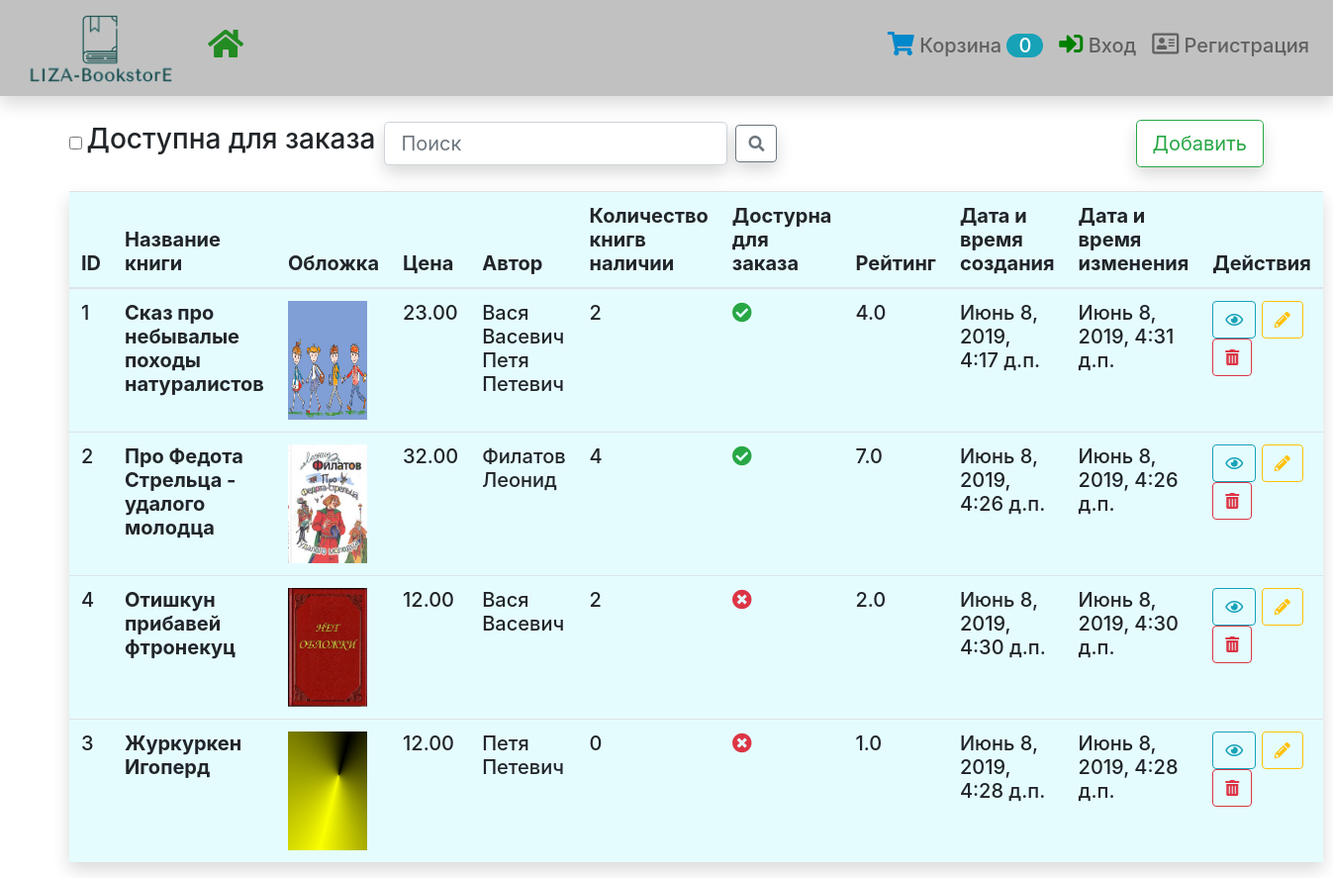
/book/list/, run on the app's committed database.
### book/models.py (models this page shows, shortened)
class Book(models.Model):
    name = models.CharField('Название книги', max_length=180)
    description = models.TextField('Аннотация', null=True, blank=True)
    image = models.ImageField('Обложка', null=True, blank=True, upload_to='cover')
    price = models.DecimalField('Цена', max_digits=10, decimal_places=2)
    author = models.ManyToManyField(Author, related_name='author', verbose_name='Автор')
    genre = models.ManyToManyField(Genre, related_name='genre', verbose_name='Жанр')
    series = models.ForeignKey(Series, related_name='series', null=True, blank=True, verbose_name='Серия',
                               on_delete=models.PROTECT)
    publishing = models.ForeignKey(Publishing, related_name='publishing', verbose_name='Издательство',
                                   on_delete=models.PROTECT)
    year = models.IntegerField('Год издания')
    pages = models.IntegerField('Страниц')
    binding = models.CharField('Переплет', max_length=40)
    format = models.CharField('Формат', max_length=120)
    isbn = models.CharField('ISBN', max_length=40)
    weight = models.CharField('Вес', max_length=10)
    age_limit = models.CharField('Возрастные ограничения', max_length=4)
    sum = models.IntegerField('Количество книг в наличии')
    active = models.BooleanField('Доступна для заказа', default=True)
    rating = models.DecimalField('Рейтинг', max_digits=2, decimal_places=1)
    creation_date = models.DateTimeField('Дата и время создания', auto_now=False, auto_now_add=True)
    update_date = models.DateTimeField('Дата и время изменения', auto_now=True, auto_now_add=False)
    class Meta:
        verbose_name = 'Книга'
        verbose_name_plural = 'Книги'
        ordering = ['-name']  # Сортировка

### directory/models.py (models this page shows, shortened)
class Author(models.Model):
    name = models.CharField('Автор(ы)', max_length=120)
    description = models.TextField('Автобиография', null=True, blank=True)
    def __str__(self):
        return self.name
    class Meta:
        verbose_name = 'Автор'
        verbose_name_plural = 'Авторы'

### book/views.py (the view)
# urls.py: path('list/', BookList.as_view(), name='book-list'),
class BookList(CountInCart, ListView):
    model = Book
    def get_queryset(self):
        qs = super().get_queryset()
        active = self.request.GET.get('active', False)
        search = self.request.GET.get('search', False)
        if active:
            qs = qs.filter(active=True)
        if search != 0:
            return qs.filter(Q(name__contains=search))
        return qs
    def get_context_data(self, **kwargs):
        context = super().get_context_data(**kwargs)
        context['form'] = SearchActiveForm()
        return context

### book/forms.py
class SearchActiveForm(forms.Form):
    active = forms.BooleanField(required=False)

### book/templatetags/NoneTrueFalse.py (called while the page is built)
@register.filter
def boolparser(value):
    if value == True:
        return mark_safe('<p class="text-success"><i class="fas fa-check-circle"></i></p>')
    elif value != True:
        return mark_safe('<p class="text-danger"><i class="fas fa-times-circle"></i></p>')
    return value

### cart/views.py (called while the page is built)
    def get_context_data(self, **kwargs):
        context = super().get_context_data(**kwargs)
        cart_id = self.request.session.get('cart_id', '0')
        if cart_id != '0':
            context['cart_count'] = Cart.objects.get(pk=cart_id).book_in_cart_count
        else:
            context['cart_count'] = cart_id
        return context

### book/templates/book/book_list.html (shortened to what this page needs)
{% extends 'base.html' %}
{% load NoneTrueFalse %}
{% block content %}
<div class="form-inline">
    <form action="" method="get" class="form-inline">
        {{ form.active }}&nbsp;<h3>Доступна для заказа</h3>&nbsp;&nbsp;
        <input class="form-control btn-lg mr-sm-2 shadow" type="search" placeholder="Поиск"
               aria-label="Search"
               name="search">
        <button class="btn btn-outline-secondary shadow" type="submit"><i class="fas fa-search"></i></button>
    </form>
    <a style="position: relative; margin-left: auto" href="{% url 'book-create' %}">
        <button class="btn btn-outline-success btn-lg shadow" type="submit">Добавить</button>
    </a>
</div>
<br>
<table class="table shadow h5" style="background: #e5fcff">
    <thead>
    <tr>
        <th>ID</th>
        <th>Название книги</th>
        <th>Обложка</th>
        <th>Цена</th>
        <th>Автор</th>
        <th>Количество книгв наличии</th>
        <th>Достурна для заказа</th>
        <th>Рейтинг</th>
        <th>Дата и время создания</th>
        <th>Дата и время изменения</th>
        <th style="width: 165px">Действия</th>
    </tr>
    </thead>
    <tbody>
    {% for object in object_list %}
    <tr>
        <td>{{ object.pk }}</td>
        <th scope="row">{{ object.name }}</th>
        {% if object.image %}
            <td><img src='{{ object.image.url }}' height="120" width="80"/></td>
        {% else %}
            <td><img src='/media/images/no_images/no_cover1.jpg' height="120" width="80"/></td>
        {% endif %}
        <td>{{ object.price }}</td>
        <td>
            {% for object in object.author.all %}
            {{ object }}
            {% endfor %}
        </td>
        <td>{{ object.sum }}</td>
        <td>{{ object.active | boolparser}}</td>
        <td>{{ object.rating }}</td>
        <td>{{ object.creation_date }}</td>
        <td>{{ object.update_date }}</td>
        <td>
            <a class="btn btn-outline-info" href="{% url 'book-detail' object.pk %}"><i class="far fa-eye"></i></a>
            <a class="btn btn-outline-warning" href="{% url 'book-update' object.pk %}"><i
                    class="fas fa-pencil-alt"></i>
            </a>
            <a class="btn btn-outline-danger" href="{% url 'book-delete' object.pk %}"><i
                    class="fas fa-trash-alt"></i>
            </a>
        </td>
    </tr>
    {% endfor %}
    </tbody>
</table>
{% endblock %}

### data on the page
Book: pk "1", name "Сказ про небывалые походы натуралистов", image (picture), price "23.00", sum "2", active True (drawn), rating "4.0", creation_date "Июнь 8, 2019, 4:17 д.п.", update_date "Июнь 8, 2019, 4:31 д.п."
Author: name "Вася Васевич"
Author: name "Петя Петевич"
Book: pk "2", name "Про Федота Стрельца - удалого молодца", image (picture), price "32.00", sum "4", active True (drawn), rating "7.0", creation_date "Июнь 8, 2019, 4:26 д.п.", update_date "Июнь 8, 2019, 4:26 д.п."
Author: name "Филатов Леонид"
Book: pk "4", name "Отишкун прибавей фтронекуц", price "12.00", sum "2", active False (drawn), rating "2.0", creation_date "Июнь 8, 2019, 4:30 д.п.", update_date "Июнь 8, 2019, 4:30 д.п."
Book: pk "3", name "Журкуркен Игоперд", image (picture), price "12.00", sum "0", active False (drawn), rating "1.0", creation_date "Июнь 8, 2019, 4:28 д.п.", update_date "Июнь 8, 2019, 4:28 д.п."

### other printed values
{{ cart_count }} "0"
